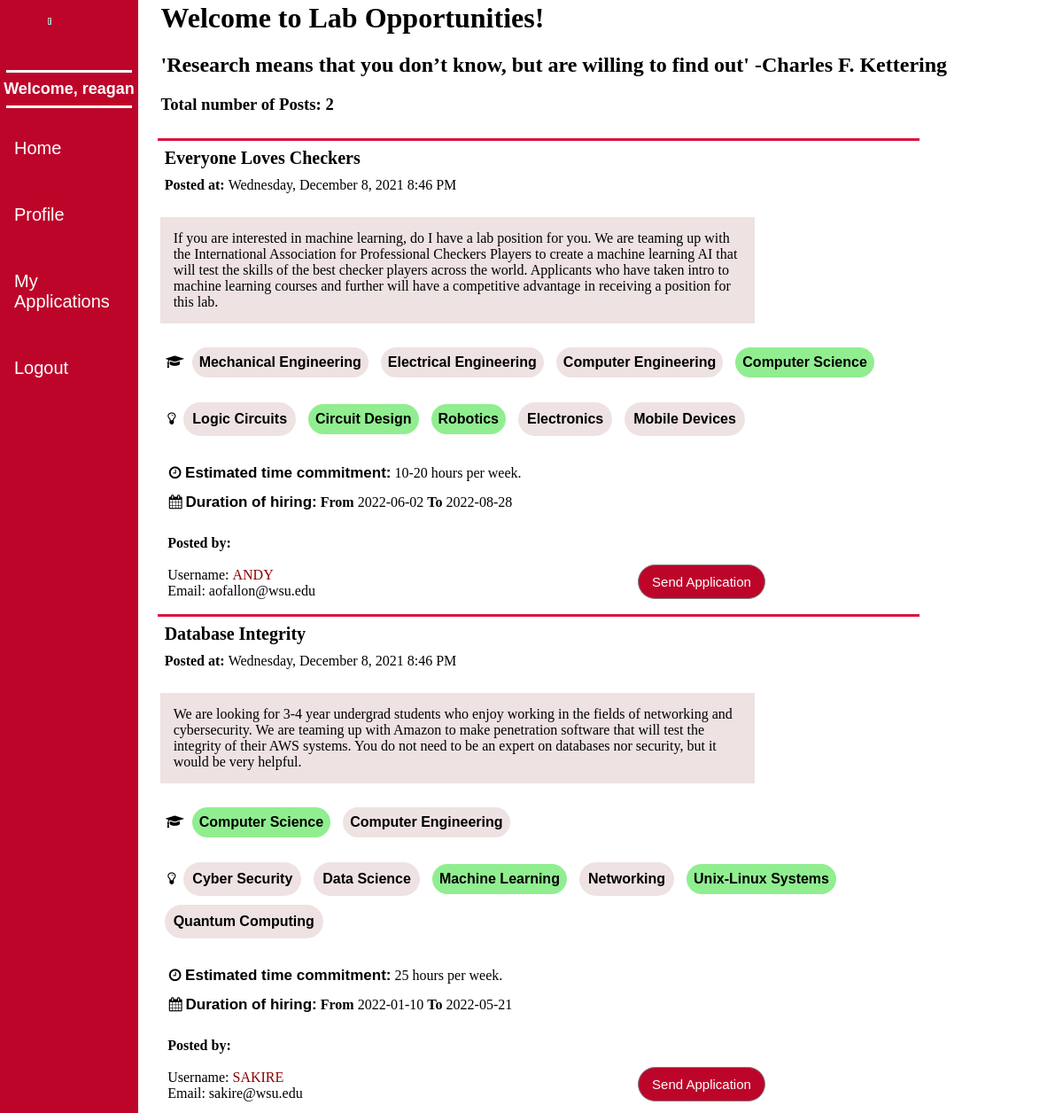
The page /index (signed in) on the database its author committed.
### app/Model/models.py (models this page shows, shortened)
class User(UserMixin, db.Model):
    id = db.Column(db.Integer, primary_key = True)
    wsu_id = db.Column(db.String, unique = True)
    username = db.Column(db.String(64), unique = True, index = True)
    email = db.Column(db.String(120), unique = True, index = True)
    password_hash = db.Column(db.String(128))
    user_type = db.Column(db.String(20))
    __mapper_args__ = { # Creates a connection within SQL, allows User to see its children classes
        'polymorphic_identity':'user',
        'polymorphic_on': user_type
    }
    def get_user_type(self):
        return self.user_type
    def has_applied(self, newpost):
        return (Application.query.filter_by(applicant_id=self.id).filter_by(post_id = newpost.id).count() > 0)

class Post(db.Model):
    id = db.Column(db.Integer, primary_key=True)
    user_id = db.Column(db.Integer, db.ForeignKey('faculty.id'))
    title = db.Column(db.String(150))
    body = db.Column(db.String(1500))
    time_commitment = db.Column(db.String(10))
    start_date = db.Column(db.Date)
    end_date = db.Column(db.Date)
    timestamp = db.Column(db.DateTime, index=True, default=datetime.utcnow)
    majors = db.relationship('Major',
        backref = db.backref('postMajors', lazy='dynamic'),
        secondary = postMajors,
        primaryjoin = (postMajors.c.post_id == id),
        lazy = 'dynamic'
    )
    fields = db.relationship('Field',
        backref = db.backref('postFields', lazy='dynamic'),
        secondary = postFields,
        primaryjoin = (postFields.c.post_id == id),
        lazy = 'dynamic'
    )
    applicants = db.relationship('Application', back_populates = 'position_for')
    def get_fields(self):
        return self.fields
    def get_majors(self):
        return self.majors

class Major(db.Model):
    id = db.Column(db.Integer, primary_key = True)
    name = db.Column(db.String(20))
    fields = db.relationship('Field', secondary = majorFields, back_populates = 'majors')
    def get_major_name(self):
        return self.name

class Field(db.Model):
     __tablename__ = 'field'
     id = db.Column(db.Integer, primary_key = True)
     field = db.Column(db.String(50), primary_key = True)
     majors = db.relationship('Major', secondary = majorFields, back_populates = 'fields')
     students = db.relationship('Student', secondary = studentFields, back_populates = 'fields')
     def get_name(self):
        return "{}".format(self.field)

### app/Controller/routes.py (the view)
@bp_routes.route('/', methods=['GET', 'POST'])
@bp_routes.route('/index', methods=['GET', 'POST'])
@login_required
def index():
    num_collector.clear() # reset num_collector for later pages
    posts = get_recommended_posts()
    sform = SortForm()
    if sform.validate_on_submit():
        if (sform.checkbox.data == True):
            posts = current_user.get_user_posts().all()
    return render_template('index.html', title="Lab Opportunities", posts=posts, post_count = len(posts), form= sform, quote = rand_quotes())

### app/Controller/forms.py
class SortForm(FlaskForm):
    refresh = SubmitField('Refresh')
    checkbox = BooleanField('Display all other posts')

### app/Model/models.py (called while the page is built)
@login.user_loader
def load_user(id):
    return User.query.get(id)

    def can_apply(self): # Students should only be able to apply to position posts if their info is submitted
        if(self.wsu_id is None):
            return False
        return True

### app/View/templates/index.html (shortened to what this page needs)
{% extends "base.html" %}
{% block content %}
    <h1 style="margin-left: 14%;";>Welcome to Lab Opportunities!</h1>
    <h2 style="margin-left: 14%;"> {{ quote }} </h2>
    <h3 style="margin-left: 14%;">Total number of Posts: {{ post_count }} </h3>
    <table style = "width:85%; margin-left: 13%; " valign="top" >
    <div class = "postlist">
    {% for post in posts %}
       <tr>
        <th style="width:100%">
            <div class = "post-box" >{% include '_post.html' %}</div >
        <th style= "vertical-align: bottom; text-align:left">
            {% if current_user.get_user_type() == 'student' %}
                    {% if current_user.has_applied(post) == false %}
                        <form action = "{{url_for('routes.submit_application', postid = post.id)}}" method="post">
                            <input type="submit", value="Send Application", class="apply_button">
                        </form>
                    {% else %}
                        {% if current_user.get_status(post) == 'Pending' %}
                        <form action = "{{url_for('routes.unapply', postid = post.id)}}" method="post">
                            <input type="submit", value="Withdraw Application", class="unapply_button">
                        </form>
                        {% endif %}
                    {% endif %}
            {% endif %}
        </th>
    {% endfor %}
{% endblock %}

### app/View/templates/base.html (shortened to what this page needs)
<html>
    <head>
       <link rel="stylesheet" href="{{ url_for('static', filename='css/main.css') }}">
    </head>
    <body style = "background-color: white;">
        <link rel="stylesheet" href="https://cdnjs.cloudflare.com/ajax/libs/font-awesome/4.7.0/css/font-awesome.min.css">
        {% if current_user.is_anonymous == False %}
        <div class="sidenav">
        <table>
            <tr>
                {% if current_user.is_anonymous %}
                {% else %}
                    <img src = "../static/img/WSU_logo_side_bar_3.png" alt = "Sidebar Logo"   style = "position: fixed;width:4%;height:8%; margin-left: 4.5%; ">
                    <br><br>
                    <p style = "font-size: 18; font-family:sans-serif; font-weight:bold; text-align:center; color:white; margin-top: 3%; margin-bottom: 1%;"> Welcome, {{ current_user.username }} </p></i>
                    <hr color = "white" width = "90%" size="3%">
                    <a href="{{ url_for('routes.index') }}""><p style = "font-size: 20; font-family:sans-serif;"> Home </p></i></a>
                    {% if current_user.get_user_type() == 'student' %}
                    <a href="{{ url_for('routes.student_profile')}}"><p style = "font-size: 20; font-family:sans-serif;"> Profile</p></i></a>
                    <a href="{{ url_for('routes.applications') }}"><p style = "font-size: 20; font-family:sans-serif;"> My Applications</p></i></a>
                    {% else %}
                        <a href="{{ url_for('routes.postposition') }}"><p style = "font-size: 20; font-family:sans-serif;"> New Post</p></i></a>
                        <a href="{{ url_for('routes.applications') }}"><p style = "font-size: 20; font-family:sans-serif;"> Applications</p></i></a>
                    {% endif %}
                    <a href="{{ url_for('auth.logout') }}"><p style = "font-size: 20; font-family:sans-serif;"> Logout</p></i></a>
                {% endif %}
            </tr>
        </table>
        </div>
        {% endif %}
        <div>
            {% block content %} {% endblock %}
    </body>
</html>

### app/View/templates/_post.html (shortened to what this page needs)
<table class = "posttable" style = "width:91%;" valign="top" >
    <tr>
        <td colspan="3"><div class="posttitle"> {{post.title}} </div>
            <div class="posttimestamp"><b>Posted at: </b> {{ moment(post.timestamp).format('LLLL') }}
            </div>
        </td>
    </tr>
    <tr>
        <td width="80%">
            <div>
              <br>
              <div class="postbody" style="text-align: left;">{{ post.body }}</div>
           </div>
        </td>
        <td width = "5%">
        </td>
    </tr>
    <tr >
        <td colspan="3" style = "text-align:left" valign="bottom">
            <br>
             <a style = "margin-left: 0.75%" class = "fa fa-mortar-board"></a>
            {% for major in post.get_majors().all() %}
                    {% if current_user.get_user_type() == 'student' %}
                        {% if major.id == current_user.major  %}
                        <b class= "matchtags"></div>{{ major.get_major_name() }} </b>
                        {% else %}
                        <b class= "posttags"></div>{{ major.get_major_name() }} </b>
                        {% endif %}
                    {% else %}
                    <b class= "posttags"></div>{{ major.get_major_name() }} </b>
                    {% endif %}
            {% endfor %}
            <br> <br> <a style = "margin-left: 1%" class ="fa fa-lightbulb-o"></a>
            {% for field in post.get_fields().all() %}
                    {% if current_user.get_user_type() == 'student' %}
                        {% if field in current_user.fields %}
                        <b class= "matchtags"></div>{{ field.get_name() }} </b>
                        {% else %}
                        <b class= "fieldtags"></div>{{ field.get_name() }} </b>
                        {% endif %}
                    {% else %}
                    <b class= "fieldtags"></div>{{ field.get_name() }}</b>
                    {% endif %}
            {% endfor %}
            <br> <br>
            <div class ="postitle" style="margin: 10px; "> <i class = "fa fa-clock-o"><b style="font:bold; font-size: 17; font-family: sans-serif;"> Estimated time commitment: </i></b> {{ post.time_commitment }} hours per week.</div>
            <div class="posttimestamp" style = "margin: 5px;"> <i class = "fa fa-calendar"> <b style = "font:bold; font-size:17; font-family: sans-serif;"> Duration of hiring: </i></b> <b>From </b> {{ post.start_date }} <b>To</b> {{ post.end_date }} </div>
            <div>
                <div style = "margin-left: 1%; margin-bottom: 0%; "> <br><b>Posted by:</b> <br> <br> Username: <span class = "useritem">{{post.writer.username }}</span> <br> Email: {{post.writer.email}}
                </div>
                 </div>
    </tr >

### app/View/static/css/main.css (style rules this page uses)
body { margin: 1px 1px 1px 15px; padding: 1px; font-family: Tahoma; text-align: left; }
.postlist { display: flex; flex-wrap: wrap; width:100%; }
.post-box { display: flex; margin-left: 0%; background-color: white; padding: 5px; width: 90%; }
.posttable { width : 100%; margin-left: 0%; margin-bottom: 0%; background-color: white; color: black; border-top: 3px solid crimson; }
.posttitle { text-align: left; font-weight: bold; font-family: Verdana; padding : 5px; font-size: 20px; background-color: white; }
.postbody { font-family: Verdana; margin-top: 0%; padding : 15px; width: 80%; font-size: 16px; background-color: rgb(238, 226, 226); }
.posttags { text-align: center; font-family: sans-serif; padding: 8px; border-radius: 25px; background: rgb(238, 226, 226); margin: 5px; color:black; display: inline-block; }
.fieldtags { text-align: left; font-family: sans-serif; border-radius: 25px; background: rgb(238, 226, 226); color: black; padding: 10px; margin: 5px; display: inline-block; }
.posttimestamp { font-family: Verdana; padding : 5px; }
.useritem { text-align: left; margin-top: auto; color: darkred; text-transform: uppercase; margin-bottom: 0%; display: inline-block; }
.apply_button { color: white; text-align: center; font-weight: normal; font-size: 15; padding: 10px; cursor: pointer; width: 12%; position:absolute; right: 28%; border-radius: 30px; margin-top: 0%; margin-bottom: 0%; display: inline; border: 1px solid gray; background-color: rgb(189, 5, 42); }
@media screen and (min-width:800px) and (max-width:1200px) { .post-box { width : 100%; } }
.sidenav { height: 100%; width: 13%; position: fixed; z-index: 1; top: 0; left: 0; background-color: rgb(189, 5, 42); overflow-x: hidden; padding-top: 20px; }
.sidenav a { padding: 6px 8px 6px 16px; text-decoration: none; font-size: 25px; color: white; display: block; }
.matchtags { text-align: center; font-family: sans-serif; padding: 8px; border-radius: 25px; background: lightgreen; margin: 5px; color:black; display: inline-block; }

### rows shown on the page
User: username "reagan"
Post: title "Everyone Loves Checkers", timestamp "Wednesday, December 8, 2021 8:46 PM", body "If you are interested in machine learning, do I have a lab position for you. We are teaming up with the International Association for Professional Checkers Players to create a machine learning AI that will test the skills of the best checker players across the world. Applicants who have taken intro to machine learning courses and further will have a competitive advantage in receiving a position for this lab.", time_commitment "10-20", start_date "2022-06-02", end_date "2022-08-28", writer.username "ANDY", writer.email "aofallon@wsu.edu"
Major: get_major_name "Mechanical Engineering"
Major: get_major_name "Electrical Engineering"
Major: get_major_name "Computer Engineering"
Major: get_major_name "Computer Science"
Field: get_name "Logic Circuits"
Field: get_name "Circuit Design"
Field: get_name "Robotics"
Field: get_name "Electronics"
Field: get_name "Mobile Devices"
Post: title "Database Integrity", timestamp "Wednesday, December 8, 2021 8:46 PM", body "We are looking for 3-4 year undergrad students who enjoy working in the fields of networking and cybersecurity. We are teaming up with Amazon to make penetration software that will test the integrity of their AWS systems. You do not need to be an expert on databases nor security, but it would be very helpful.", time_commitment "25", start_date "2022-01-10", end_date "2022-05-21", writer.username "SAKIRE", writer.email "sakire@wsu.edu"
Field: get_name "Cyber Security"
Field: get_name "Data Science"
Field: get_name "Machine Learning"
Field: get_name "Networking"
Field: get_name "Unix-Linux Systems"
Field: get_name "Quantum Computing"

### other values the page prints
{{ quote }} "'Research means that you don’t know, but are willing to find out' -Charles F. Kettering"
{{ post_count }} "2"
